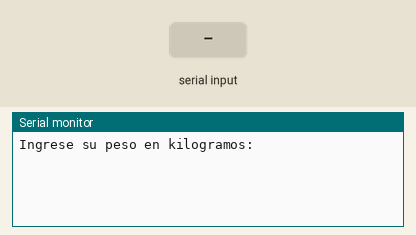
Recording of a sketch running on a simulated Arduino Uno, built with avr-gcc and run on an emulated ATmega328P. Shown: the last lines printed to the serial monitor. The test bench sets the inputs (shaded band).

Above: at 1.2 s.
1.3 s: "90,45\n" received over Serial
At 2.5 s:
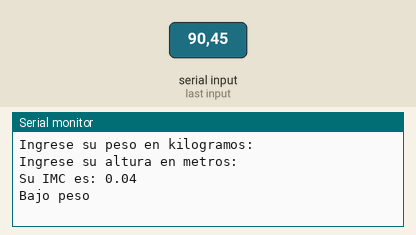
At 8.6 s:
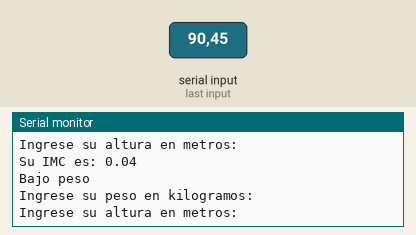

Measured:
- after the input at 1.3 s, the serial monitor: prints a new line after 0.10 s (image 1)

The sketch:

IMC.ino
```cpp
#include <Arduino.h>

float peso, altura, imc;

void setup() {
  Serial.begin(9600);
}

void loop() {
  // Solicitar al usuario que ingrese su peso en kg
  Serial.println("Ingrese su peso en kilogramos:");
  while (!Serial.available()) {}
  peso = Serial.parseFloat();

  // Esperar un poco para que el usuario pueda ingresar el valor
  delay(100);

  // Solicitar al usuario que ingrese su altura en metros
  Serial.println("Ingrese su altura en metros:");
  while (!Serial.available()) {}
  altura = Serial.parseFloat();

  // Calcular el IMC
  imc = peso / (altura * altura);

  // Mostrar el resultado
  Serial.print("Su IMC es: ");
  Serial.println(imc);

  // Interpretar el IMC
  if (imc < 18.5) {
    Serial.println("Bajo peso");
  } else if (imc < 25) {
    Serial.println("Peso normal");
  } else if (imc < 30) {
    Serial.println("Sobrepeso");
  } else {
    Serial.println("Obesidad");
  }

  // Esperar un poco antes de repetir el ciclo
  delay(5000);
}
```
